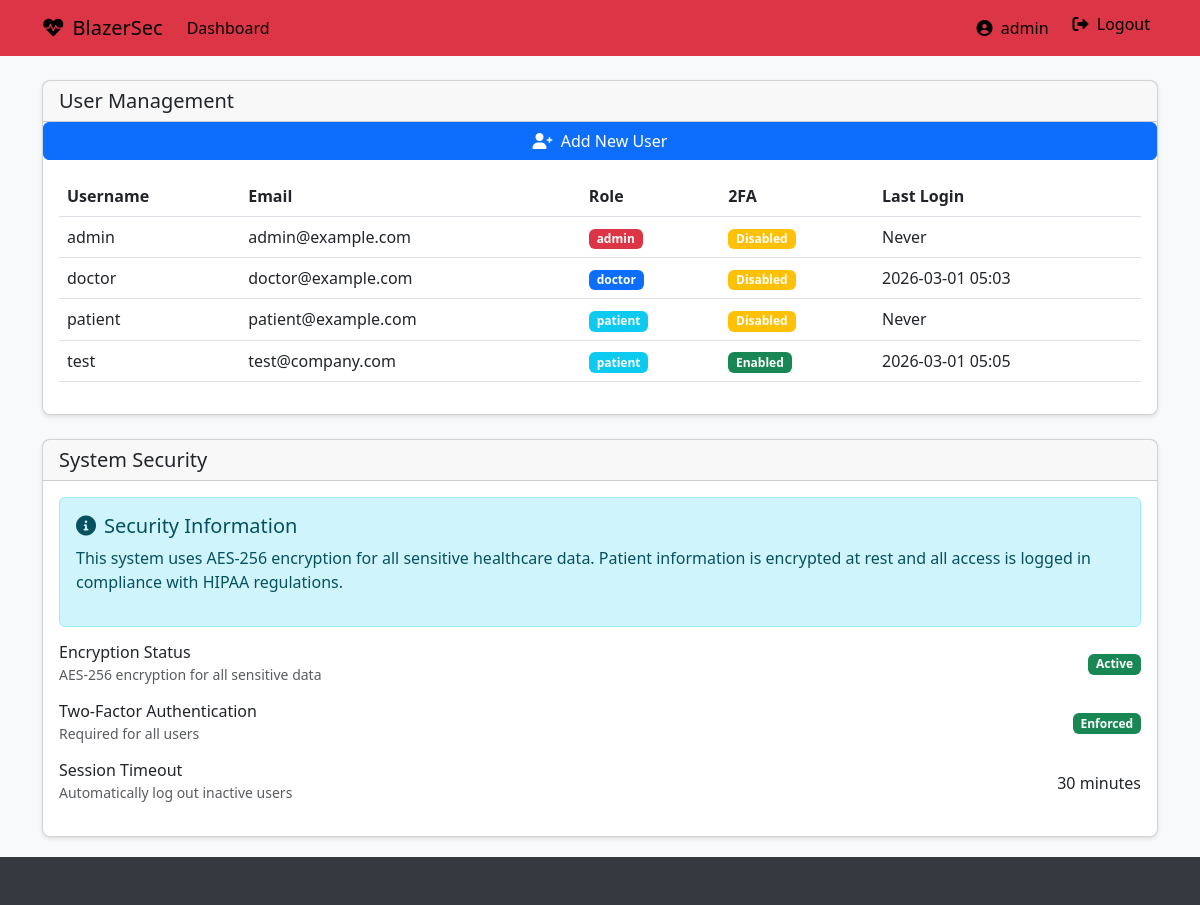
Before: /case1 (signed in) with the older database file.
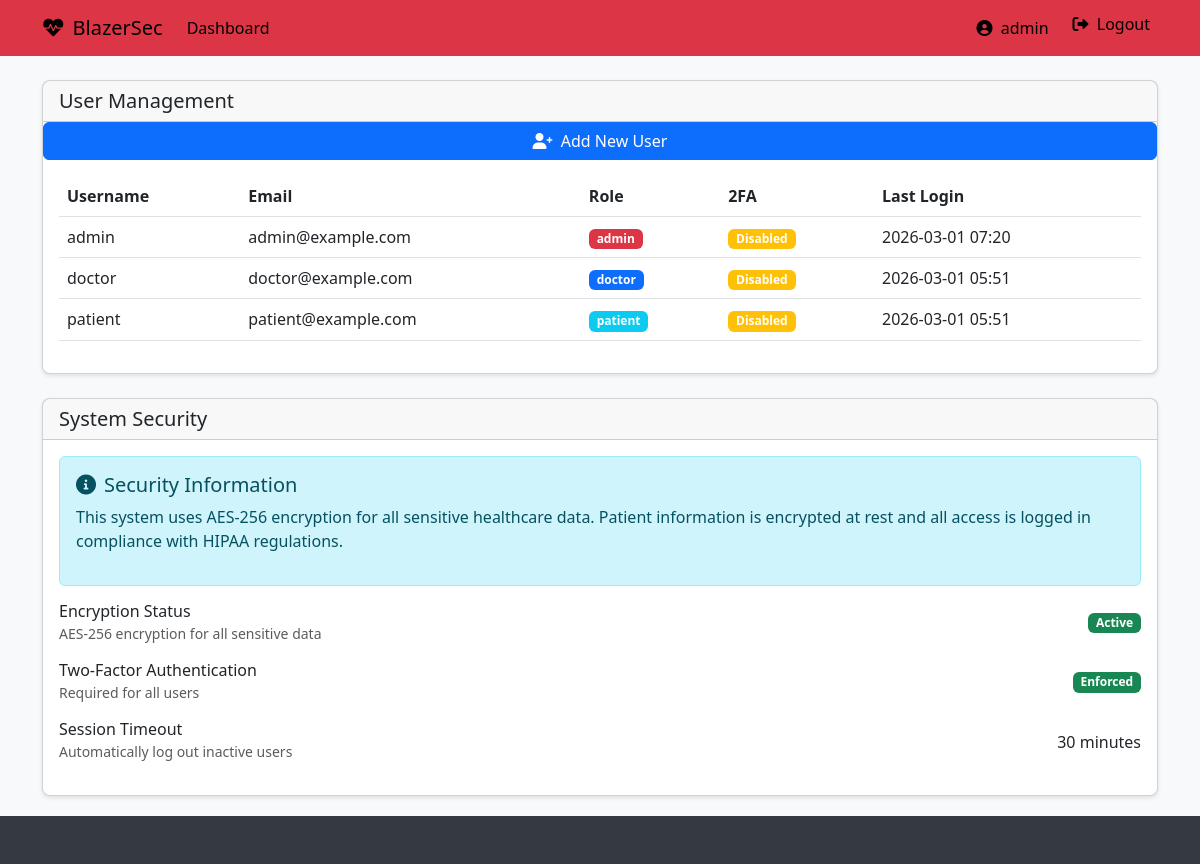
After: the same page with the newer database file.
### app.py (models this page shows, shortened)
class User(db.Model, UserMixin):
    id = db.Column(db.Integer, primary_key=True)
    username = db.Column(db.String(80), unique=True, nullable=False)
    user_first_name = db.Column(db.String(80), nullable = False)
    user_last_name = db.Column(db.String(80), nullable = False)
    password_hash = db.Column(db.String(128), nullable=False)
    email = db.Column(db.String(120), unique=True, nullable=False)
    role = db.Column(db.String(20), nullable=False, default='patient')  # admin, doctor, patient
    totp_secret = db.Column(db.String(32), nullable=True)  # For 2FA
    is_active = db.Column(db.Boolean, default=True)
    created_at = db.Column(db.DateTime, default=datetime.now)
    last_login = db.Column(db.DateTime, nullable=True)
    patient = db.relationship('Patient', backref='user', uselist=False)

### app.py (the view)
@app.route('/case1', methods=['GET', 'POST'])
@login_required
@role_required(['admin'])
def case1():
    users = User.query.all()
    return render_template('case1.html', users=users)

### app.py (called while the page is built)
@login_manager.user_loader
def load_user(user_id):
    return User.query.get(int(user_id))

def role_required(roles):
    def decorator(f):
        @functools.wraps(f)
        def decorated_function(*args, **kwargs):
            if not current_user.is_authenticated or current_user.role not in roles:
                logger.warning(f"Unauthorized access attempt to {request.path} by user {current_user.id if current_user.is_authenticated else 'anonymous'}")
                abort(403)  # Forbidden
            return f(*args, **kwargs)
        return decorated_function
    return decorator

@app.after_request
def add_security_headers(response):
    response.headers['X-Content-Type-Options'] = 'nosniff'
    response.headers['X-Frame-Options'] = 'SAMEORIGIN'
    response.headers['X-XSS-Protection'] = '1; mode=block'
    response.headers['Strict-Transport-Security'] = 'max-age=31536000; includeSubDomains'
    response.headers['Content-Security-Policy'] = "default-src 'self'; script-src 'self' cdn.jsdelivr.net; style-src 'self' cdn.jsdelivr.net; img-src 'self' data:;"
    response.headers['Referrer-Policy'] = 'strict-origin-when-cross-origin'
    return response

### templates/case1.html (shortened to what this page needs)
{% extends 'base.html' %}
{% block content %}
<div class="row">
    <div class="col-12">
        <div class="card mb-4">
            <div class="card-header">
                <h5 class="mb-0">User Management</h5>
            </div>
            <a href="{{ url_for('add_user') }}" class="btn btn-primary">
                <i class="fas fa-user-plus me-1"></i> Add New User
            </a>
            <div class="card-body">
                <div class="table-responsive">
                    <table class="table table-hover">
                        <thead>
                            <tr>
                                <th>Username</th>
                                <th>Email</th>
                                <th>Role</th>
                                <th>2FA</th>
                                <th>Last Login</th>
                            </tr>
                        </thead>
                        <tbody>
                            {% for user in users %}
                            <tr>
                                <td>{{ user.username }}</td>
                                <td>{{ user.email }}</td>
                                <td>
                                    <span class="badge bg-{% if user.role == 'admin' %}danger{% elif user.role == 'doctor' %}primary{% else %}info{% endif %}">
                                        {{ user.role }}
                                    </span>
                                </td>
                                <td>
                                    {% if user.totp_secret %}
                                    <span class="badge bg-success">Enabled</span>
                                    {% else %}
                                    <span class="badge bg-warning">Disabled</span>
                                    {% endif %}
                                </td>
                                <td>{{ user.last_login.strftime('%Y-%m-%d %H:%M') if user.last_login else 'Never' }}</td>
                            </tr>
                            {% endfor %}
                        </tbody>
                    </table>
                </div>
            </div>
        </div>
    </div>
</div>
<div class="row">
    <div class="col-12">
        <div class="card">
            <div class="card-header">
                <h5 class="mb-0">System Security</h5>
            </div>
            <div class="card-body">
                <div class="alert alert-info">
                    <h5><i class="fas fa-info-circle me-2"></i>Security Information</h5>
                    <p>This system uses AES-256 encryption for all sensitive healthcare data. Patient information is encrypted at rest and all access is logged in compliance with HIPAA regulations.</p>
                </div>
                <div class="d-flex align-items-center justify-content-between mb-3">
                    <div>
                        <h6 class="mb-0">Encryption Status</h6>
                        <small class="text-muted">AES-256 encryption for all sensitive data</small>
                    </div>
                    <span class="badge bg-success">Active</span>
                </div>
                <div class="d-flex align-items-center justify-content-between mb-3">
                    <div>
                        <h6 class="mb-0">Two-Factor Authentication</h6>
                        <small class="text-muted">Required for all users</small>
                    </div>
                    <span class="badge bg-success">Enforced</span>
                </div>
                <div class="d-flex align-items-center justify-content-between mb-3">
                    <div>
                        <h6 class="mb-0">Session Timeout</h6>
                        <small class="text-muted">Automatically log out inactive users</small>
                    </div>
                    <span>30 minutes</span>
                </div>
            </div>
        </div>
    </div>
</div>
{% endblock %}

### templates/base.html (shortened to what this page needs)
<!DOCTYPE html>
<html lang="en">
<head>
    <link href="https://cdn.jsdelivr.net/npm/bootstrap@5.3.0-alpha1/dist/css/bootstrap.min.css" rel="stylesheet">
    <link rel="stylesheet" href="https://cdnjs.cloudflare.com/ajax/libs/font-awesome/6.0.0/css/all.min.css">
</head>
<body>
    <nav class="navbar navbar-expand-lg navbar-dark mb-4">
        <div class="container">
            <a class="navbar-brand" href="{{ url_for('index') }}">
                <i class="fas fa-heartbeat me-2"></i>BlazerSec
            </a>
            <div class="collapse navbar-collapse" id="navbarNav">
                <ul class="navbar-nav me-auto">
                    {% if current_user.is_authenticated %}
                        <li class="nav-item">
                            <a class="nav-link" href="{{ url_for('dashboard') }}">Dashboard</a>
                        </li>
                    {% endif %}
                </ul>
                <ul class="navbar-nav">
                    {% if current_user.is_authenticated %}
                        <li class="nav-item">
                            <a class="nav-link" href="{{ url_for('profile') }}">
                                <i class="fas fa-user-circle me-1"></i> {{ current_user.username }}
                            </a>
                        </li>
                        <li class="nav-item">
                            <a class="nav-link btn-logout py-1 px-2 ms-2 rounded" href="{{ url_for('logout') }}">
                                <i class="fas fa-sign-out-alt me-1"></i> Logout
                            </a>
                        </li>
                    {% endif %}
                </ul>
            </div>
        </div>
    </nav>
    <div class="container">
        {% block content %}{% endblock %}
    </div>
    <footer class="footer mt-auto py-3">
    </footer>
</body>
</html>

### templates/base.html (style rules this page uses)
body { background-color: #f8f9fa; font-family: 'Segoe UI', Tahoma, Geneva, Verdana, sans-serif; }
.navbar { color: black; background-color: #dc3545; border-color: #dc3545; }
.navbar-brand, .nav-link { color: black !important; background-color: #dc3545; }
.card { border-radius: 8px; box-shadow: 0 2px 4px rgba(0, 0, 0, 0.1); margin-bottom: 20px; }
.footer { background-color: #343a40; color: white; padding: 15px 0; margin-top: 30px; }
.btn-logout { color: white; background-color: #dc3545; border-color: #dc3545; }

Changed rows visible on the page:
removed User: username "test", email "test@company.com", role "patient", shows "Enabled", last_login "2026-03-01 05:05"
changed User "admin": last_login "Never" → "2026-03-01 07:20"
changed User "doctor": last_login "2026-03-01 05:03" → "2026-03-01 05:51"
changed User "patient": last_login "Never" → "2026-03-01 05:51"
